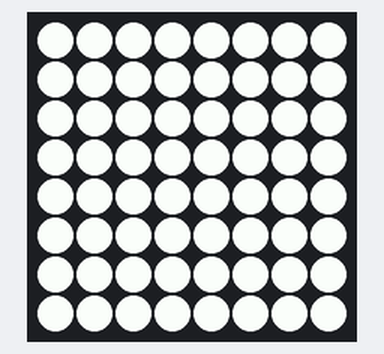
A program run on a simulated Raspberry Pi (BCM pin numbers) with a Sense HAT. Shown: the Sense HAT's 8×8 RGB LED matrix. Dim RGB values are drawn brighter than linear; random numbers come from a fixed seed.

Above: at 2.1 s.
At 3.1 s:
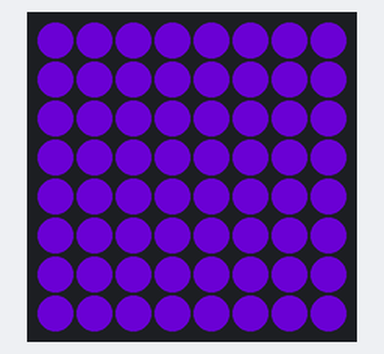
At 5.1 s:
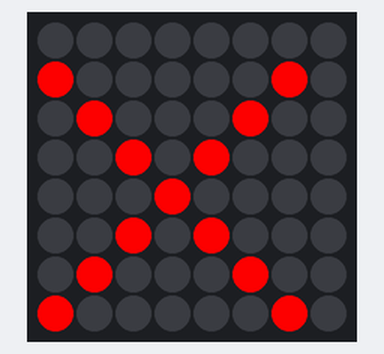
At 7.1 s:
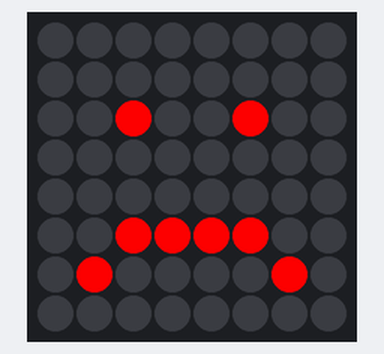
At 9.1 s:
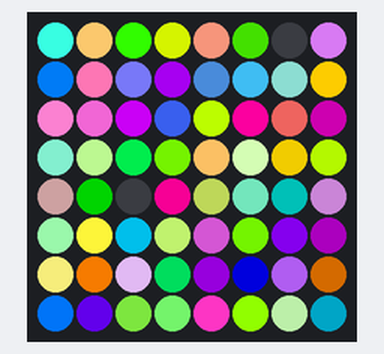
At 36.1 s:
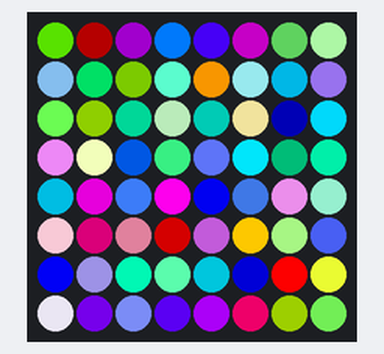

The program:

matrix-patterns.py
```python
# A program to try out pixel art for the pi sense hat
# Use the matrix template svg as a starting point for design

from sense_hat import SenseHat
from time import sleep
from random import randint
import time
sense = SenseHat()

dark = (0,0,0)
white = (255,255,255)
red = (255,0,0)
green = (0,255,0)
blue = (0,0,255)
yellow = (255,255,0)
white = (255,255,255)

# Function to generate random colour
def random_colour():
    random_red = randint(0,255)
    random_green = randint(0,255)
    random_blue = randint(0,255)
    return (random_red, random_green, random_blue)

cheese = 1

sense.clear()
sleep(2)

# Clears display and shows all white
sense.clear(white)
time.sleep(1)

# Set a random matrix of colours
H = random_colour()
matrix = [
    H,H,H,H,H,H,H,H,
    H,H,H,H,H,H,H,H,
    H,H,H,H,H,H,H,H,
    H,H,H,H,H,H,H,H,
    H,H,H,H,H,H,H,H,
    H,H,H,H,H,H,H,H,
    H,H,H,H,H,H,H,H,
    H,H,H,H,H,H,H,H,
    ]
sense.set_pixels(matrix)
sleep(cheese)

# Tick
H = dark
X = green
matrix_tick = [
    H,H,H,H,H,H,H,H,
    H,H,H,H,H,H,H,X,
    H,H,H,H,H,H,X,H,
    H,H,H,H,H,X,H,H,
    X,H,H,H,X,H,H,H,
    H,X,H,X,H,H,H,H,
    H,H,X,H,H,H,H,H,
    H,H,H,H,H,H,H,H,
    ]
sense.set_pixels(matrix_tick)
sleep(cheese)

# Cross
X = red
matrix_cross = [
    H,H,H,H,H,H,H,H,
    X,H,H,H,H,H,X,H,
    H,X,H,H,H,X,H,H,
    H,H,X,H,X,H,H,H,
    H,H,H,X,H,H,H,H,
    H,H,X,H,X,H,H,H,
    H,X,H,H,H,X,H,H,
    X,H,H,H,H,H,X,H,
    ]
sense.set_pixels(matrix_cross)
sleep(cheese)


# Smiley
H = dark
X = green
matrix_smiley = [
    H,H,H,H,H,H,H,H,
    H,H,H,H,H,H,H,H,
    H,H,X,H,H,X,H,H,
    H,H,H,H,H,H,H,H,
    H,X,H,H,H,H,X,H,
    H,H,X,X,X,X,H,H,
    H,H,H,H,H,H,H,H,
    H,H,H,H,H,H,H,H,
    ]
sense.set_pixels(matrix_smiley)
sleep(cheese)

# Unhappy
H = dark
X = red
matrix_unhappy = [
    H,H,H,H,H,H,H,H,
    H,H,H,H,H,H,H,H,
    H,H,X,H,H,X,H,H,
    H,H,H,H,H,H,H,H,
    H,H,H,H,H,H,H,H,
    H,H,X,X,X,X,H,H,
    H,X,H,H,H,H,X,H,
    H,H,H,H,H,H,H,H,
    ]
sense.set_pixels(matrix_unhappy)
sleep(cheese)

# Arrow
D = dark
W = white
arrow_white = [
    D,D,D,W,W,D,D,D,
	D,D,W,W,W,W,D,D,
	D,W,D,W,W,D,W,D,
	D,D,D,W,W,D,D,D,
	D,D,D,W,W,D,D,D,
	D,D,D,W,W,D,D,D,
	D,D,D,W,W,D,D,D,
	D,D,D,W,W,D,D,D,
    ]
sense.set_pixels(arrow_white)
sleep(cheese)

# Show random coloured matrix
while True:
    random_matrix = [
        random_colour(),random_colour(),random_colour(),random_colour(),random_colour(),random_colour(),random_colour(),random_colour(),
        random_colour(),random_colour(),random_colour(),random_colour(),random_colour(),random_colour(),random_colour(),random_colour(),
        random_colour(),random_colour(),random_colour(),random_colour(),random_colour(),random_colour(),random_colour(),random_colour(),
        random_colour(),random_colour(),random_colour(),random_colour(),random_colour(),random_colour(),random_colour(),random_colour(),
        random_colour(),random_colour(),random_colour(),random_colour(),random_colour(),random_colour(),random_colour(),random_colour(),
        random_colour(),random_colour(),random_colour(),random_colour(),random_colour(),random_colour(),random_colour(),random_colour(),
        random_colour(),random_colour(),random_colour(),random_colour(),random_colour(),random_colour(),random_colour(),random_colour(),
        random_colour(),random_colour(),random_colour(),random_colour(),random_colour(),random_colour(),random_colour(),random_colour(),
        ]
    sense.set_pixels(random_matrix)
    sleep(1)
    sense.flip_h()
    sleep(1)
    sense.flip_v()
```

Measured:
- what the display in image 0 shows lasts 1.0 s, from 2.0 s to 3.0 s
